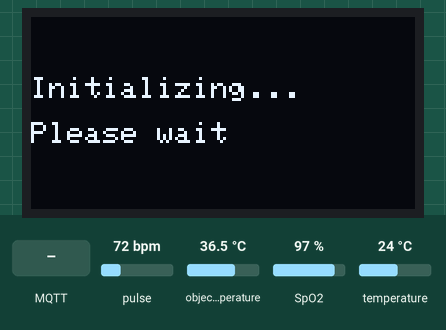
This sketch was run on a simulated ESP32. On the bench: 128×64 one-colour display. The test bench sets the inputs (shaded band); at power-on: pulse 72 bpm, object temperature 36.5 °C, SpO2 97 %, temperature 24 °C. WiFi joins after 1.5 s; servers stay silent unless stated; no MQTT or app messages arrive unless stated; what the sketch prints to the serial monitor is not drawn.

Above: at 2.6 s.
At 4.8 s:
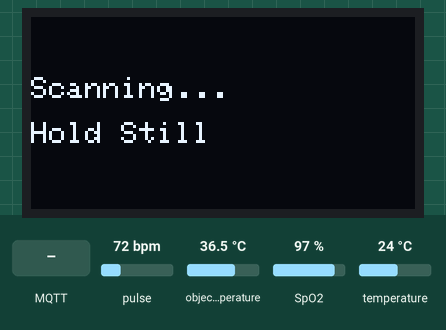
4.9 s: pulse set to 62 bpm
14.6 s: pulse set to 58 bpm
16.1 s: MQTT message "RESET_TIMER" arrives on the first subscribed topic
At 21.7 s:
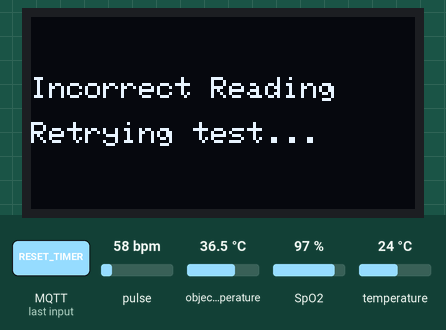
25.0 s: pulse set to 70 bpm
At 28.8 s:
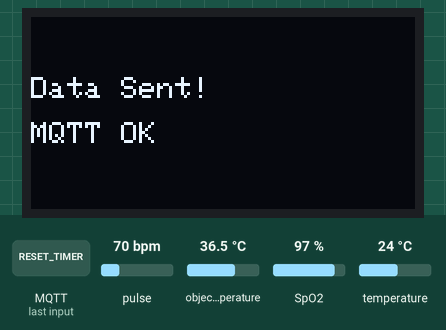
Timing chart, 0 to 30.3 s (numbered marks = the images above; inputs shaded):
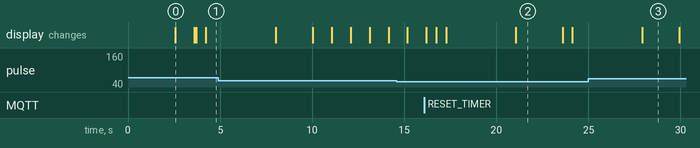

Measured:
- after the input at 16.1 s, the display: first changes after 0.11 s (image 2 shows a later state)
- after the input at 25.0 s, the display: changes after 2.9 s (image 3)
- what the display in image 0 shows lasts 1.0 s, from 2.6 s to 3.6 s
- what the display in image 2 shows lasts 2.5 s, from 21.1 s to 23.6 s

The sketch:

heartRateProject.ino
```cpp
/*
 * ============================================================
 * Project      : ESP32 Patient Monitor
 * Author       : Abdullah Abu Halawa
 * Date         : 3-08-2026
 * Version      : 1.0
 * Device       : ESP32 Sender / MQTT Client (Publisher)
 * ============================================================
 *
 * Description:
 * ESP32-based patient monitoring system that collects
 * patient health data and transmits it in real time
 * using MQTT over a local WiFi network.
 *
 * The ESP32 connects to the receiver's local WiFi network
 * and publishes patient data as an MQTT client.
 *
 * Features:
 * - Patient health data collection
 * - MQTT communication (Publisher)
 * - Local WiFi network
 * - Real-time data transmission
 * - JSON formatted patient data
 *
 * ============================================================
 */
#include <Wire.h>
#include "MAX30105.h"
#include "spo2_algorithm.h"

#include <SPI.h>
#include <Adafruit_GFX.h>
#include <Adafruit_SH110X.h>
#include <Adafruit_MLX90614.h>

#include <WiFi.h>
#include <WiFiClient.h>
#include <PubSubClient.h>

// ============================================================
// Display
// ============================================================

#define SCREEN_WIDTH 128
#define SCREEN_HEIGHT 64

// ============================================================
// MAX30102 Settings & Constants
// ============================================================

#define bufferSize 100
#define FINGER_THRESHOLD 50000

#define MIN_NATURAL_HR 60
#define MAX_NATURAL_HR 100

#define NUM_SAMPLES_TO_AVERAGE 3

// ============================================================
// WiFi (Local Access Point Connection)
// ============================================================

const char* ssid = "ESP32_Medical_Net";
const char* password = "123456789";

// ============================================================
// MQTT - Local Server (ESP32 Receiver IP)
// ============================================================

const char* mqttServer = "192.168.4.1";
const int mqttPort = 1883;

const char* device_id = "ESP32_Pro_Unit_01";

const char* topic_telemetry = "patientData";
const char* topic_command = "esp32/unit01/cmd";
const char* topic_status = "esp32/unit01/status";

// ============================================================
// MAX30102 buffers
// ============================================================

uint32_t irBuffer[bufferSize];
uint32_t redBuffer[bufferSize];

int32_t spo2;
int32_t heartRate;

int8_t validspo2;
int8_t validHeartRate;

// ============================================================
// MQTT reset command
// ============================================================

volatile bool resetTimerTriggered = false;

// ============================================================
// Objects
// ============================================================

WiFiClient espClient;
PubSubClient client(espClient);

MAX30105 particleSensor;

Adafruit_SH1106G display(SCREEN_WIDTH, SCREEN_HEIGHT, &Wire, -1);
Adafruit_MLX90614 tempSensor = Adafruit_MLX90614();

// ============================================================
// Data structure
// ============================================================

typedef struct structMsg {
    int32_t spo2;
    int32_t heartRate;
    int8_t validspo2;
    int8_t validHeartRate;
    float objectTemp;
    float ambientTemp;
} structMsg;

structMsg collectedData;

// ============================================================
// Display function
// ============================================================

void displayMessage(const char* line1, const char* line2 = "") {
    display.clearDisplay();
    display.setTextSize(1);
    display.setTextColor(SH110X_WHITE);

    display.setCursor(0, 20);
    display.println(line1);

    if (strlen(line2) > 0) {
        display.setCursor(0, 35);
        display.println(line2);
    }

    display.display();
}

// ============================================================
// MQTT callback
// ============================================================

void mqttCallback(char* topic, byte* payload, unsigned int length) {
    String msg = "";
    for (unsigned int i = 0; i < length; i++) {
        msg += (char)payload[i];
    }

    Serial.println();
    Serial.println("========== MQTT MESSAGE ==========");
    Serial.print("Topic: ");
    Serial.println(topic);
    Serial.print("Message: ");
    Serial.println(msg);
    Serial.println("==================================");

    if (String(topic) == topic_command && msg == "RESET_TIMER") {
        Serial.println("[MQTT] RESET_TIMER command received!");
        resetTimerTriggered = true;
    }
}

// ============================================================
// WiFi setup
// ============================================================

void wifiSetup() {
    Serial.println();
    Serial.println("==================================");
    Serial.println("           WIFI SETUP");
    Serial.println("==================================");
    Serial.print("Connecting to AP: ");
    Serial.println(ssid);

    WiFi.mode(WIFI_STA);
    WiFi.begin(ssid, password);

    int attempts = 0;
    while (WiFi.status() != WL_CONNECTED) {
        delay(500);
        Serial.print(".");
        attempts++;

        if (attempts >= 60) {
            Serial.println("\n[WiFi] Connection failed!");
            return;
        }
    }

    Serial.println("\n[WiFi] Connected!");
    Serial.print("[WiFi] IP Address: ");
    Serial.println(WiFi.localIP());
}

// ============================================================
// MQTT connection
// ============================================================

void mqttConnect() {
    while (!client.connected()) {
        Serial.print("[MQTT] Connecting to Local Receiver Broker...");
        if (client.connect(device_id, topic_status, 1, true, "Offline")) {
            Serial.println(" Connected!");
            client.publish(topic_status, "Online", true);
            client.subscribe(topic_command);
        } else {
            Serial.print(" Failed, rc=");
            Serial.println(client.state());
            delay(5000);
        }
    }
}

// ============================================================
// I2C Scanner
// ============================================================

void scanI2C() {
    byte error;
    int devices = 0;
    for (byte address = 1; address < 127; address++) {
        Wire.beginTransmission(address);
        error = Wire.endTransmission();
        if (error == 0) {
            Serial.print("[I2C] Device found at 0x");
            if (address < 16) Serial.print("0");
            Serial.println(address, HEX);
            devices++;
        }
    }
}

// ============================================================
// Setup
// ============================================================

void setup() {
    Serial.begin(115200);
    delay(1000);

    Wire.begin(21, 22);
    scanI2C();

    wifiSetup();

    client.setServer(mqttServer, mqttPort);
    client.setCallback(mqttCallback);

    if (!tempSensor.begin()) {
        Serial.println("[MLX90614] ERROR: Sensor NOT found!");
    }

    if (!display.begin(0x3C, true)) {
        while (1) delay(1000);
    }

    displayMessage("Initializing...", "Please wait");
    delay(1000);

    if (!particleSensor.begin(Wire, I2C_SPEED_FAST)) {
        displayMessage("MAX30102 Error!", "Check wiring");
        while (1) delay(1000);
    }

    particleSensor.setup(0x1F, 4, 2, 400, 411, 4096);
    particleSensor.setPulseAmplitudeRed(0x1F);
    particleSensor.setPulseAmplitudeIR(0x1F);

    displayMessage("Ready!", "Place your finger");
}

// ============================================================
// Loop
// ============================================================

void loop() {
    if (WiFi.status() != WL_CONNECTED) wifiSetup();
    if (!client.connected()) mqttConnect();
    client.loop();

    while (!particleSensor.available()) {
        particleSensor.check();
        client.loop();
    }

    uint32_t irValue = particleSensor.getIR();
    particleSensor.nextSample();

    if (irValue < FINGER_THRESHOLD) {
        displayMessage("Place your finger");
        delay(200);
        return;
    }

    displayMessage("Finger detected", "Measuring...");
    delay(500);


    int32_t totalHR = 0;
    int32_t totalSpO2 = 0;
    int validReadingsCount = 0;

    for (int run = 0; run < NUM_SAMPLES_TO_AVERAGE; run++) {
        displayMessage("Scanning...", "Hold Still");

        for (int i = 0; i < bufferSize; i++) {
            while (!particleSensor.available()) {
                particleSensor.check();
                client.loop();
            }
            redBuffer[i] = particleSensor.getRed();
            irBuffer[i] = particleSensor.getIR();
            particleSensor.nextSample();
        }

        maxim_heart_rate_and_oxygen_saturation(
            irBuffer, bufferSize, redBuffer,
            &spo2, &validspo2, &heartRate, &validHeartRate
        );

        if (validHeartRate && validspo2 && heartRate >= MIN_NATURAL_HR && heartRate <= MAX_NATURAL_HR) {
            totalHR += heartRate;
            totalSpO2 += spo2;
            validReadingsCount++;
        }
    }


    if (validReadingsCount == 0) {
        Serial.println("[MAX30102] ERROR: Invalid or out-of-range readings!");

        displayMessage("Incorrect Reading", "Retrying test...");
        delay(2500);
        return;
    }

    int32_t avgHeartRate = totalHR / validReadingsCount;
    int32_t avgSpO2 = totalSpO2 / validReadingsCount;

    float objectTemp = tempSensor.readObjectTempC();
    float ambientTemp = tempSensor.readAmbientTempC();

    collectedData.heartRate = avgHeartRate;
    collectedData.spo2 = avgSpO2;
    collectedData.objectTemp = objectTemp;
    collectedData.ambientTemp = ambientTemp;
    collectedData.validHeartRate = 1;
    collectedData.validspo2 = 1;


    String payload = "{";
    payload += "\"heartRate\":" + String(collectedData.heartRate) + ",";
    payload += "\"spo2\":" + String(collectedData.spo2) + ",";
    payload += "\"temp\":" + String(collectedData.objectTemp, 2) + ",";
    payload += "\"ambientTemp\":" + String(collectedData.ambientTemp, 2);
    payload += "}";

    if (client.publish(topic_telemetry, payload.c_str())) {
        displayMessage("Data Sent!", "MQTT OK");
    } else {
        displayMessage("Publish Failed!", "Check MQTT");
    }

    delay(2000);


    resetTimerTriggered = false;

    for (int secondsLeft = 30; secondsLeft > 0; secondsLeft--) {
        if (WiFi.status() != WL_CONNECTED) wifiSetup();
        if (!client.connected()) mqttConnect();
        client.loop();

        if (resetTimerTriggered) {
            resetTimerTriggered = false;
            break;
        }

        char timeStr[10];
        sprintf(timeStr, "%02d:%02d", secondsLeft / 60, secondsLeft % 60);
        displayMessage("Next test in:", timeStr);

        delay(1000);
    }

    displayMessage("Place your finger");
    delay(500);
}
```

spo2_algorithm.h
```cpp
/** \file algorithm.h ******************************************************
*
* Project: MAXREFDES117#
* Filename: algorithm.h
* Description: This module is the heart rate/SpO2 calculation algorithm header file
*
* Revision History:
*\n 1-18-2016 Rev 01.00 SK Initial release.
*\n
*
* --------------------------------------------------------------------
*
* This code follows the following naming conventions:
*
*\n char              ch_pmod_value
*\n char (array)      s_pmod_s_string[16]
*\n float             f_pmod_value
*\n int32_t           n_pmod_value
*\n int32_t (array)   an_pmod_value[16]
*\n int16_t           w_pmod_value
*\n int16_t (array)   aw_pmod_value[16]
*\n uint16_t          uw_pmod_value
*\n uint16_t (array)  auw_pmod_value[16]
*\n uint8_t           uch_pmod_value
*\n uint8_t (array)   auch_pmod_buffer[16]
*\n uint32_t          un_pmod_value
*\n int32_t *         pn_pmod_value
*
* ------------------------------------------------------------------------- */
/*******************************************************************************
* Copyright (C) 2015 Maxim Integrated Products, Inc., All Rights Reserved.
*
* Permission is hereby granted, free of charge, to any person obtaining a
* copy of this software and associated documentation files (the "Software"),
* to deal in the Software without restriction, including without limitation
* the rights to use, copy, modify, merge, publish, distribute, sublicense,
* and/or sell copies of the Software, and to permit persons to whom the
* Software is furnished to do so, subject to the following conditions:
*
* The above copyright notice and this permission notice shall be included
* in all copies or substantial portions of the Software.
*
* THE SOFTWARE IS PROVIDED "AS IS", WITHOUT WARRANTY OF ANY KIND, EXPRESS
* OR IMPLIED, INCLUDING BUT NOT LIMITED TO THE WARRANTIES OF
* MERCHANTABILITY, FITNESS FOR A PARTICULAR PURPOSE AND NONINFRINGEMENT.
* IN NO EVENT SHALL MAXIM INTEGRATED BE LIABLE FOR ANY CLAIM, DAMAGES
* OR OTHER LIABILITY, WHETHER IN AN ACTION OF CONTRACT, TORT OR OTHERWISE,
* ARISING FROM, OUT OF OR IN CONNECTION WITH THE SOFTWARE OR THE USE OR
* OTHER DEALINGS IN THE SOFTWARE.
*
* Except as contained in this notice, the name of Maxim Integrated
* Products, Inc. shall not be used except as stated in the Maxim Integrated
* Products, Inc. Branding Policy.
*
* The mere transfer of this software does not imply any licenses
* of trade secrets, proprietary technology, copyrights, patents,
* trademarks, maskwork rights, or any other form of intellectual
* property whatsoever. Maxim Integrated Products, Inc. retains all
* ownership rights.
*******************************************************************************
*/
#ifndef SPO2_ALGORITHM_H_
#define SPO2_ALGORITHM_H_

#include <Arduino.h>

#define FreqS 25    //sampling frequency
#define BUFFER_SIZE (FreqS * 4)
#define MA4_SIZE 4 // DONOT CHANGE
//#define min(x,y) ((x) < (y) ? (x) : (y)) //Defined in Arduino.h

//uch_spo2_table is approximated as  -45.060*ratioAverage* ratioAverage + 30.354 *ratioAverage + 94.845 ;
const uint8_t uch_spo2_table[184]={ 95, 95, 95, 96, 96, 96, 97, 97, 97, 97, 97, 98, 98, 98, 98, 98, 99, 99, 99, 99,
              99, 99, 99, 99, 100, 100, 100, 100, 100, 100, 100, 100, 100, 100, 100, 100, 100, 100, 100, 100,
              100, 100, 100, 100, 99, 99, 99, 99, 99, 99, 99, 99, 98, 98, 98, 98, 98, 98, 97, 97,
              97, 97, 96, 96, 96, 96, 95, 95, 95, 94, 94, 94, 93, 93, 93, 92, 92, 92, 91, 91,
              90, 90, 89, 89, 89, 88, 88, 87, 87, 86, 86, 85, 85, 84, 84, 83, 82, 82, 81, 81,
              80, 80, 79, 78, 78, 77, 76, 76, 75, 74, 74, 73, 72, 72, 71, 70, 69, 69, 68, 67,
              66, 66, 65, 64, 63, 62, 62, 61, 60, 59, 58, 57, 56, 56, 55, 54, 53, 52, 51, 50,
              49, 48, 47, 46, 45, 44, 43, 42, 41, 40, 39, 38, 37, 36, 35, 34, 33, 31, 30, 29,
              28, 27, 26, 25, 23, 22, 21, 20, 19, 17, 16, 15, 14, 12, 11, 10, 9, 7, 6, 5,
              3, 2, 1 } ;
static  int32_t an_x[ BUFFER_SIZE]; //ir
static  int32_t an_y[ BUFFER_SIZE]; //red


#if defined(__AVR_ATmega328P__) || defined(__AVR_ATmega168__)
//Arduino Uno doesn't have enough SRAM to store 100 samples of IR led data and red led data in 32-bit format
//To solve this problem, 16-bit MSB of the sampled data will be truncated.  Samples become 16-bit data.
void maxim_heart_rate_and_oxygen_saturation(uint16_t *pun_ir_buffer, int32_t n_ir_buffer_length, uint16_t *pun_red_buffer, int32_t *pn_spo2, int8_t *pch_spo2_valid, int32_t *pn_heart_rate, int8_t *pch_hr_valid);
#else
void maxim_heart_rate_and_oxygen_saturation(uint32_t *pun_ir_buffer, int32_t n_ir_buffer_length, uint32_t *pun_red_buffer, int32_t *pn_spo2, int8_t *pch_spo2_valid, int32_t *pn_heart_rate, int8_t *pch_hr_valid);
#endif

void maxim_find_peaks(int32_t *pn_locs, int32_t *n_npks,  int32_t  *pn_x, int32_t n_size, int32_t n_min_height, int32_t n_min_distance, int32_t n_max_num);
void maxim_peaks_above_min_height(int32_t *pn_locs, int32_t *n_npks,  int32_t  *pn_x, int32_t n_size, int32_t n_min_height);
void maxim_remove_close_peaks(int32_t *pn_locs, int32_t *pn_npks, int32_t *pn_x, int32_t n_min_distance);
void maxim_sort_ascend(int32_t  *pn_x, int32_t n_size);
void maxim_sort_indices_descend(int32_t  *pn_x, int32_t *pn_indx, int32_t n_size);

#endif /* ALGORITHM_H_ */
```
